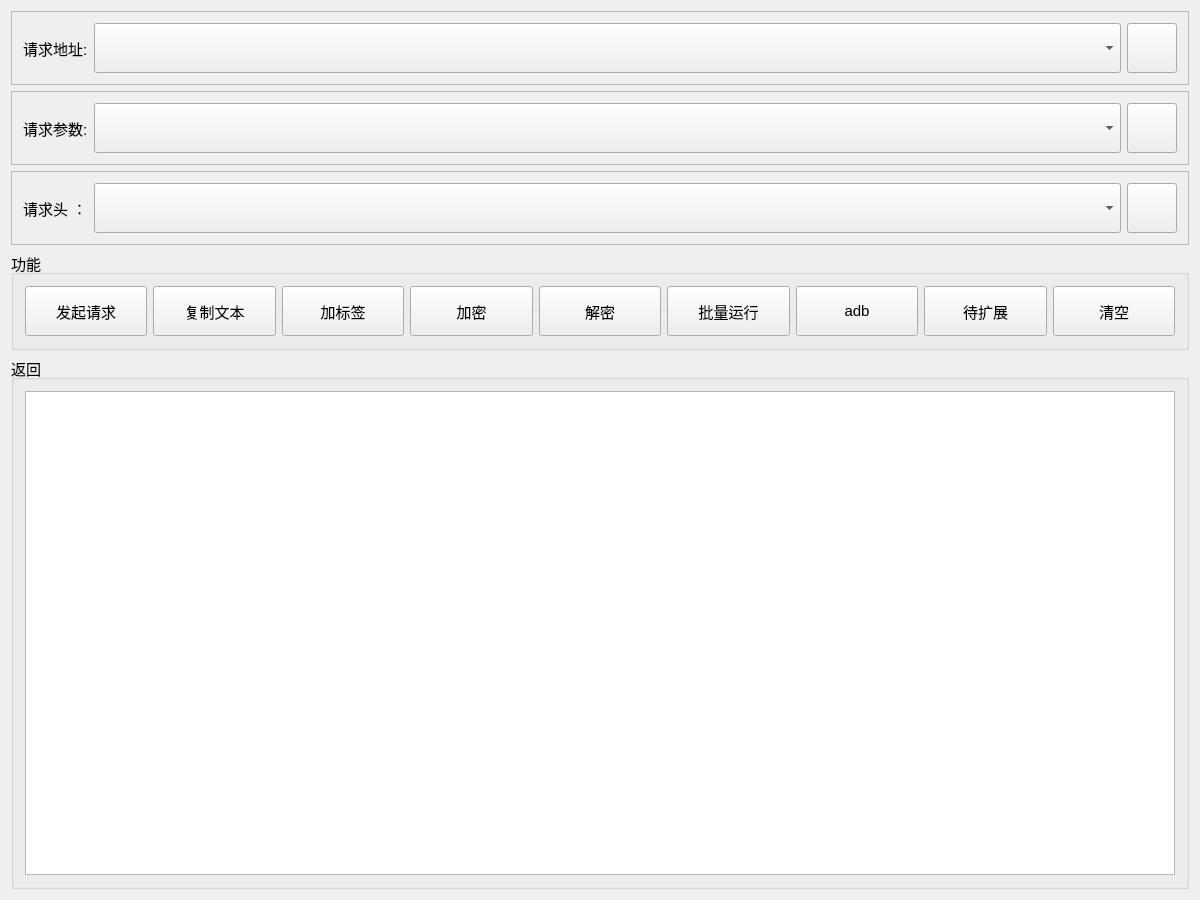
<?xml version="1.0" encoding="UTF-8"?>
<ui version="4.0">
 <class>TestUtilClass</class>
 <widget class="QMainWindow" name="TestUtilClass">
  <property name="geometry">
   <rect>
    <x>0</x>
    <y>0</y>
    <width>1200</width>
    <height>900</height>
   </rect>
  </property>
  <property name="windowTitle">
   <string>TestUtil</string>
  </property>
  <property name="windowIcon">
   <iconset resource="TestUtil.qrc">
    <normaloff>:/TestUtil/images/logo.ico</normaloff>:/TestUtil/images/logo.ico</iconset>
  </property>
  <widget class="QWidget" name="centralWidget">
   <layout class="QGridLayout" name="gridLayout_6">
    <item row="0" column="0">
     <widget class="QFrame" name="frame">
      <property name="sizePolicy">
       <sizepolicy hsizetype="Preferred" vsizetype="Fixed">
        <horstretch>0</horstretch>
        <verstretch>0</verstretch>
       </sizepolicy>
      </property>
      <property name="frameShape">
       <enum>QFrame::StyledPanel</enum>
      </property>
      <property name="frameShadow">
       <enum>QFrame::Raised</enum>
      </property>
      <layout class="QGridLayout" name="gridLayout">
       <item row="0" column="1">
        <widget class="QComboBox" name="comboBox_url">
         <property name="sizePolicy">
          <sizepolicy hsizetype="Expanding" vsizetype="Fixed">
           <horstretch>0</horstretch>
           <verstretch>0</verstretch>
          </sizepolicy>
         </property>
         <property name="minimumSize">
          <size>
           <width>0</width>
           <height>50</height>
          </size>
         </property>
         <property name="font">
          <font>
           <family>Arial</family>
           <pointsize>11</pointsize>
          </font>
         </property>
        </widget>
       </item>
       <item row="0" column="0">
        <widget class="QLabel" name="label">
         <property name="sizePolicy">
          <sizepolicy hsizetype="Fixed" vsizetype="Fixed">
           <horstretch>0</horstretch>
           <verstretch>0</verstretch>
          </sizepolicy>
         </property>
         <property name="minimumSize">
          <size>
           <width>0</width>
           <height>50</height>
          </size>
         </property>
         <property name="font">
          <font>
           <family>Arial</family>
           <pointsize>11</pointsize>
          </font>
         </property>
         <property name="text">
          <string>请求地址:</string>
         </property>
        </widget>
       </item>
       <item row="0" column="2">
        <widget class="QPushButton" name="pushButton_url">
         <property name="minimumSize">
          <size>
           <width>50</width>
           <height>50</height>
          </size>
         </property>
         <property name="text">
          <string/>
         </property>
         <property name="icon">
          <iconset resource="TestUtil.qrc">
           <normaloff>:/TestUtil/images/delete_on.ico</normaloff>:/TestUtil/images/delete_on.ico</iconset>
         </property>
         <property name="iconSize">
          <size>
           <width>30</width>
           <height>30</height>
          </size>
         </property>
        </widget>
       </item>
      </layout>
     </widget>
    </item>
    <item row="1" column="0">
     <widget class="QFrame" name="frame_2">
      <property name="sizePolicy">
       <sizepolicy hsizetype="Preferred" vsizetype="Fixed">
        <horstretch>0</horstretch>
        <verstretch>0</verstretch>
       </sizepolicy>
      </property>
      <property name="frameShape">
       <enum>QFrame::StyledPanel</enum>
      </property>
      <property name="frameShadow">
       <enum>QFrame::Raised</enum>
      </property>
      <layout class="QGridLayout" name="gridLayout_2">
       <item row="0" column="1">
        <widget class="QComboBox" name="comboBox_pamars">
         <property name="sizePolicy">
          <sizepolicy hsizetype="Expanding" vsizetype="Fixed">
           <horstretch>0</horstretch>
           <verstretch>0</verstretch>
          </sizepolicy>
         </property>
         <property name="minimumSize">
          <size>
           <width>0</width>
           <height>50</height>
          </size>
         </property>
         <property name="font">
          <font>
           <family>Arial</family>
           <pointsize>11</pointsize>
          </font>
         </property>
        </widget>
       </item>
       <item row="0" column="0">
        <widget class="QLabel" name="label_2">
         <property name="sizePolicy">
          <sizepolicy hsizetype="Fixed" vsizetype="Fixed">
           <horstretch>0</horstretch>
           <verstretch>0</verstretch>
          </sizepolicy>
         </property>
         <property name="minimumSize">
          <size>
           <width>0</width>
           <height>50</height>
          </size>
         </property>
         <property name="font">
          <font>
           <family>Arial</family>
           <pointsize>11</pointsize>
          </font>
         </property>
         <property name="text">
          <string>请求参数:</string>
         </property>
        </widget>
       </item>
       <item row="0" column="2">
        <widget class="QPushButton" name="pushButton_pamars">
         <property name="minimumSize">
          <size>
           <width>50</width>
           <height>50</height>
          </size>
         </property>
         <property name="text">
          <string/>
         </property>
         <property name="icon">
          <iconset resource="TestUtil.qrc">
           <normaloff>:/TestUtil/images/delete_on.ico</normaloff>:/TestUtil/images/delete_on.ico</iconset>
         </property>
         <property name="iconSize">
          <size>
           <width>30</width>
           <height>30</height>
          </size>
         </property>
        </widget>
       </item>
      </layout>
     </widget>
    </item>
    <item row="2" column="0">
     <widget class="QFrame" name="frame_3">
      <property name="sizePolicy">
       <sizepolicy hsizetype="Preferred" vsizetype="Fixed">
        <horstretch>0</horstretch>
        <verstretch>0</verstretch>
       </sizepolicy>
      </property>
      <property name="frameShape">
       <enum>QFrame::StyledPanel</enum>
      </property>
      <property name="frameShadow">
       <enum>QFrame::Raised</enum>
      </property>
      <layout class="QGridLayout" name="gridLayout_3">
       <item row="0" column="1">
        <widget class="QComboBox" name="comboBox_header">
         <property name="sizePolicy">
          <sizepolicy hsizetype="Expanding" vsizetype="Fixed">
           <horstretch>0</horstretch>
           <verstretch>0</verstretch>
          </sizepolicy>
         </property>
         <property name="minimumSize">
          <size>
           <width>0</width>
           <height>50</height>
          </size>
         </property>
         <property name="font">
          <font>
           <family>Arial</family>
           <pointsize>11</pointsize>
          </font>
         </property>
        </widget>
       </item>
       <item row="0" column="0">
        <widget class="QLabel" name="label_3">
         <property name="sizePolicy">
          <sizepolicy hsizetype="Fixed" vsizetype="Fixed">
           <horstretch>0</horstretch>
           <verstretch>0</verstretch>
          </sizepolicy>
         </property>
         <property name="minimumSize">
          <size>
           <width>0</width>
           <height>50</height>
          </size>
         </property>
         <property name="font">
          <font>
           <family>Arial</family>
           <pointsize>11</pointsize>
          </font>
         </property>
         <property name="text">
          <string>请求头 ：</string>
         </property>
        </widget>
       </item>
       <item row="0" column="2">
        <widget class="QPushButton" name="pushButton_header">
         <property name="minimumSize">
          <size>
           <width>50</width>
           <height>50</height>
          </size>
         </property>
         <property name="text">
          <string/>
         </property>
         <property name="icon">
          <iconset resource="TestUtil.qrc">
           <normaloff>:/TestUtil/images/delete_on.ico</normaloff>:/TestUtil/images/delete_on.ico</iconset>
         </property>
         <property name="iconSize">
          <size>
           <width>30</width>
           <height>30</height>
          </size>
         </property>
        </widget>
       </item>
      </layout>
     </widget>
    </item>
    <item row="3" column="0">
     <widget class="QGroupBox" name="groupBox">
      <property name="sizePolicy">
       <sizepolicy hsizetype="Preferred" vsizetype="Fixed">
        <horstretch>0</horstretch>
        <verstretch>0</verstretch>
       </sizepolicy>
      </property>
      <property name="font">
       <font>
        <family>Arial</family>
        <pointsize>11</pointsize>
       </font>
      </property>
      <property name="title">
       <string>功能</string>
      </property>
      <layout class="QGridLayout" name="gridLayout_4">
       <item row="0" column="0">
        <widget class="QPushButton" name="pushButton">
         <property name="minimumSize">
          <size>
           <width>0</width>
           <height>50</height>
          </size>
         </property>
         <property name="text">
          <string>发起请求</string>
         </property>
        </widget>
       </item>
       <item row="0" column="1">
        <widget class="QPushButton" name="pushButton_copy">
         <property name="minimumSize">
          <size>
           <width>0</width>
           <height>50</height>
          </size>
         </property>
         <property name="text">
          <string>复制文本</string>
         </property>
        </widget>
       </item>
       <item row="0" column="2">
        <widget class="QPushButton" name="pushButton_label">
         <property name="minimumSize">
          <size>
           <width>0</width>
           <height>50</height>
          </size>
         </property>
         <property name="text">
          <string>加标签</string>
         </property>
        </widget>
       </item>
       <item row="0" column="3">
        <widget class="QPushButton" name="pushButton_ecode">
         <property name="minimumSize">
          <size>
           <width>0</width>
           <height>50</height>
          </size>
         </property>
         <property name="text">
          <string>加密</string>
         </property>
        </widget>
       </item>
       <item row="0" column="4">
        <widget class="QPushButton" name="pushButton_dcode">
         <property name="minimumSize">
          <size>
           <width>0</width>
           <height>50</height>
          </size>
         </property>
         <property name="text">
          <string>解密</string>
         </property>
        </widget>
       </item>
       <item row="0" column="5">
        <widget class="QPushButton" name="pushButton_batch">
         <property name="minimumSize">
          <size>
           <width>0</width>
           <height>50</height>
          </size>
         </property>
         <property name="text">
          <string>批量运行</string>
         </property>
        </widget>
       </item>
       <item row="0" column="6">
        <widget class="QPushButton" name="pushButton_adb">
         <property name="minimumSize">
          <size>
           <width>0</width>
           <height>50</height>
          </size>
         </property>
         <property name="text">
          <string>adb</string>
         </property>
        </widget>
       </item>
       <item row="0" column="7">
        <widget class="QPushButton" name="pushButton_9">
         <property name="minimumSize">
          <size>
           <width>0</width>
           <height>50</height>
          </size>
         </property>
         <property name="text">
          <string>待扩展</string>
         </property>
        </widget>
       </item>
       <item row="0" column="8">
        <widget class="QPushButton" name="pushButton_clear">
         <property name="minimumSize">
          <size>
           <width>0</width>
           <height>50</height>
          </size>
         </property>
         <property name="text">
          <string>清空</string>
         </property>
        </widget>
       </item>
      </layout>
     </widget>
    </item>
    <item row="4" column="0">
     <widget class="QGroupBox" name="groupBox_2">
      <property name="font">
       <font>
        <family>Arial</family>
        <pointsize>11</pointsize>
       </font>
      </property>
      <property name="title">
       <string>返回</string>
      </property>
      <layout class="QGridLayout" name="gridLayout_5">
       <item row="0" column="0">
        <widget class="QTextEdit" name="et_result">
         <property name="sizePolicy">
          <sizepolicy hsizetype="Expanding" vsizetype="Minimum">
           <horstretch>0</horstretch>
           <verstretch>0</verstretch>
          </sizepolicy>
         </property>
        </widget>
       </item>
      </layout>
     </widget>
    </item>
   </layout>
  </widget>
 </widget>
 <layoutdefault spacing="6" margin="11"/>
 <resources>
  <include location="TestUtil.qrc"/>
 </resources>
 <connections/>
</ui>
